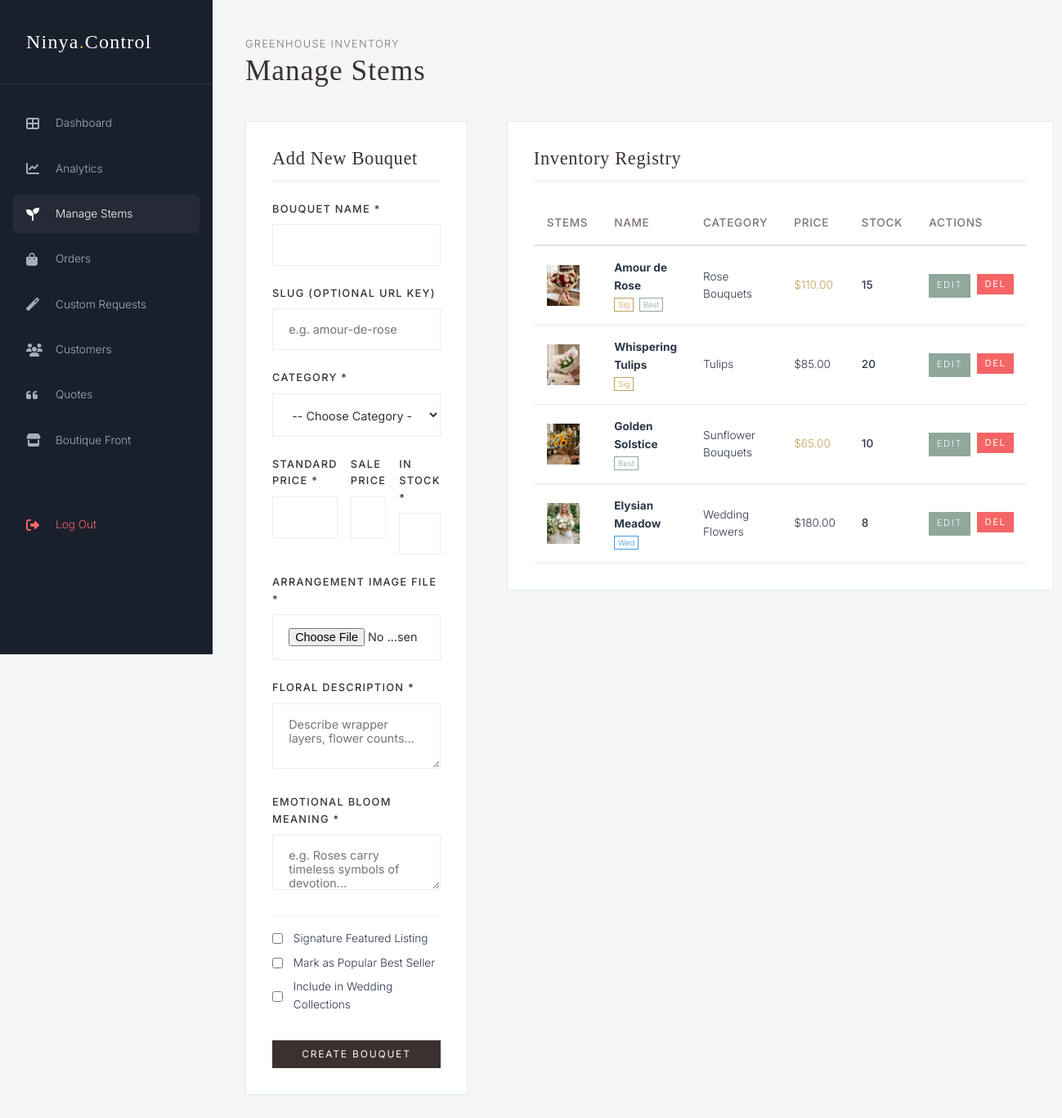
Page /admin/bouquets.php (signed in) on the committed database.
### tables this page shows
CREATE TABLE bouquets (
    id INT AUTO_INCREMENT PRIMARY KEY,
    category_id INT,
    name VARCHAR(150) NOT NULL,
    slug VARCHAR(150) NOT NULL UNIQUE,
    description TEXT NOT NULL,
    meaning TEXT NOT NULL,
    price DECIMAL(10, 2) NOT NULL,
    sale_price DECIMAL(10, 2) DEFAULT NULL,
    stock INT DEFAULT 0,
    image_url VARCHAR(255) NOT NULL,
    is_featured TINYINT(1) DEFAULT 0,
    is_best_seller TINYINT(1) DEFAULT 0,
    is_wedding TINYINT(1) DEFAULT 0,
    created_at TIMESTAMP DEFAULT CURRENT_TIMESTAMP,
    FOREIGN KEY (category_id) REFERENCES categories(id) ON DELETE SET NULL
);

CREATE TABLE categories (
    id INT AUTO_INCREMENT PRIMARY KEY,
    name VARCHAR(100) NOT NULL,
    slug VARCHAR(100) NOT NULL UNIQUE,
    description TEXT NULL,
    created_at TIMESTAMP DEFAULT CURRENT_TIMESTAMP
);

### includes/helpers.php (called while the page is built, shortened)
<?php
function e($val) {
    return htmlspecialchars($val ?? '', ENT_QUOTES, 'UTF-8');
}
function format_price($price) {
    return CURRENCY . number_format((float)$price, 2);
}

### admin/bouquets.php (the view, shortened to what this page needs)
<?php
require_once __DIR__ . '/../includes/helpers.php';
require_once __DIR__ . '/../includes/auth.php';
$bouquets = [];
try {
    $stmt = $pdo->query("SELECT b.*, c.name as category_name
                         FROM bouquets b
                         LEFT JOIN categories c ON b.category_id = c.id
                         ORDER BY b.created_at DESC");
    $bouquets = $stmt->fetchAll();
} catch (PDOException $e) {
    $bouquets = [];
}
$edit_bouquet = null;
?>
<!DOCTYPE html>
<html lang="en">
<head>
    <link rel="stylesheet" href="../assets/css/main.css">
    <link rel="stylesheet" href="../assets/css/admin.css">
</head>
<body class="admin-body">
    <div class="admin-layout">
        <aside class="admin-sidebar">
            <div class="admin-sidebar-header">
                Ninya<span>.</span>Control
            </div>
            <ul class="admin-menu">
                <li><a href="dashboard.php" class="admin-menu-link"><i class="fas fa-th-large"></i> <span>Dashboard</span></a></li>
                <li><a href="analytics.php" class="admin-menu-link"><i class="fas fa-chart-line"></i> <span>Analytics</span></a></li>
                <li><a href="bouquets.php" class="admin-menu-link active"><i class="fas fa-seedling"></i> <span>Manage Stems</span></a></li>
                <li><a href="orders.php" class="admin-menu-link"><i class="fas fa-shopping-bag"></i> <span>Orders</span></a></li>
                <li><a href="custom-requests.php" class="admin-menu-link"><i class="fas fa-magic"></i> <span>Custom Requests</span></a></li>
                <li><a href="customers.php" class="admin-menu-link"><i class="fas fa-users"></i> <span>Customers</span></a></li>
                <li><a href="testimonials.php" class="admin-menu-link"><i class="fas fa-quote-left"></i> <span>Quotes</span></a></li>
                <li><a href="../index.php" class="admin-menu-link"><i class="fas fa-store"></i> <span>Boutique Front</span></a></li>
                <li><a href="../logout.php" class="admin-menu-link" style="margin-top: 3rem; color: #f56565;"><i class="fas fa-sign-out-alt"></i> <span>Log Out</span></a></li>
            </ul>
        </aside>
        <main class="admin-content">
            <header class="admin-header">
                <div>
                    <span style="font-size: 0.8rem; text-transform: uppercase; letter-spacing: 0.1em; color: var(--text-muted);">Greenhouse inventory</span>
                    <h1 class="admin-title">Manage Stems</h1>
                </div>
            </header>
            <div style="display: grid; grid-template-columns: 1fr 1.8fr; gap: 3rem; align-items: start;">
                <div class="admin-card">
                    <h3 style="font-family: var(--font-serif); font-size: 1.4rem; color: var(--text-charcoal); border-bottom: 1px solid var(--admin-border); padding-bottom: 0.8rem; margin-bottom: 1.5rem;">
                        <?php echo $edit_bouquet ? 'Edit Arrangement' : 'Add New Bouquet'; ?>
                    </h3>
                    <form action="bouquets.php" method="POST" enctype="multipart/form-data">
                        <div class="form-group">
                            <label class="form-label" for="name">Bouquet Name *</label>
                            <input type="text" id="name" name="name" required value="<?php echo $edit_bouquet ? e($edit_bouquet['name']) : ''; ?>" class="form-control">
                        </div>
                        <div class="form-group">
                            <label class="form-label" for="slug">Slug (Optional URL key)</label>
                            <input type="text" id="slug" name="slug" placeholder="e.g. amour-de-rose" value="<?php echo $edit_bouquet ? e($edit_bouquet['slug']) : ''; ?>" class="form-control">
                        </div>
                        <div class="form-group">
                            <label class="form-label" for="category_id">Category *</label>
                            <select id="category_id" name="category_id" required class="form-control">
                                <option value="">-- Choose Category --</option>
                            </select>
                        </div>
                        <div class="grid-3" style="gap: 1rem;">
                            <div class="form-group">
                                <label class="form-label" for="price">Standard Price *</label>
                                <input type="number" step="0.01" id="price" name="price" required value="<?php echo $edit_bouquet ? $edit_bouquet['price'] : ''; ?>" class="form-control">
                            </div>
                            <div class="form-group">
                                <label class="form-label" for="sale_price">Sale Price</label>
                                <input type="number" step="0.01" id="sale_price" name="sale_price" value="<?php echo ($edit_bouquet && $edit_bouquet['sale_price'] !== null) ? $edit_bouquet['sale_price'] : ''; ?>" class="form-control">
                            </div>
                            <div class="form-group">
                                <label class="form-label" for="stock">In Stock *</label>
                                <input type="number" id="stock" name="stock" required value="<?php echo $edit_bouquet ? $edit_bouquet['stock'] : '10'; ?>" class="form-control">
                            </div>
                        </div>
                        <div class="form-group">
                            <label class="form-label" for="image">Arrangement Image File *</label>
                            <input type="file" id="image" name="image" class="form-control">
                        </div>
                        <div class="form-group">
                            <label class="form-label" for="description">Floral Description *</label>
                            <textarea id="description" name="description" required placeholder="Describe wrapper layers, flower counts..." class="form-control" style="min-height: 80px;"><?php echo $edit_bouquet ? e($edit_bouquet['description']) : ''; ?></textarea>
                        </div>
                        <div class="form-group">
                            <label class="form-label" for="meaning">Emotional Bloom Meaning *</label>
                            <textarea id="meaning" name="meaning" required placeholder="e.g. Roses carry timeless symbols of devotion..." class="form-control" style="min-height: 60px;"><?php echo $edit_bouquet ? e($edit_bouquet['meaning']) : ''; ?></textarea>
                        </div>
                        <div class="form-group" style="display: flex; flex-direction: column; gap: 0.5rem; margin-top: 1rem; border-top: 1px dashed var(--admin-border); padding-top: 1rem;">
                            <label style="display: flex; align-items: center; gap: 0.8rem; font-size: 0.85rem; cursor: pointer;">
                                <input type="checkbox" name="is_featured" value="1" <?php echo ($edit_bouquet && $edit_bouquet['is_featured']) ? 'checked' : ''; ?>>
                                <span>Signature Featured Listing</span>
                            </label>
                            <label style="display: flex; align-items: center; gap: 0.8rem; font-size: 0.85rem; cursor: pointer;">
                                <input type="checkbox" name="is_best_seller" value="1" <?php echo ($edit_bouquet && $edit_bouquet['is_best_seller']) ? 'checked' : ''; ?>>
                                <span>Mark as Popular Best Seller</span>
                            </label>
                            <label style="display: flex; align-items: center; gap: 0.8rem; font-size: 0.85rem; cursor: pointer;">
                                <input type="checkbox" name="is_wedding" value="1" <?php echo ($edit_bouquet && $edit_bouquet['is_wedding']) ? 'checked' : ''; ?>>
                                <span>Include in Wedding Collections</span>
                            </label>
                        </div>
                        <div style="display: flex; gap: 1rem; margin-top: 2rem;">
                            <button type="submit" class="btn btn-primary" style="flex: 1; font-size: 0.75rem; padding: 0.6rem 1rem;">
                                <?php echo $edit_bouquet ? 'Save Changes' : 'Create Bouquet'; ?>
                            </button>
                        </div>
                    </form>
                </div>
                <div class="admin-card">
                    <h3 style="font-family: var(--font-serif); font-size: 1.4rem; color: var(--text-charcoal); border-bottom: 1px solid var(--admin-border); padding-bottom: 0.8rem; margin-bottom: 1.5rem;">
                        Inventory Registry
                    </h3>
                    <div class="table-wrapper">
                        <table class="table-premium">
                            <thead>
                                <tr>
                                    <th>Stems</th>
                                    <th>Name</th>
                                    <th>Category</th>
                                    <th>Price</th>
                                    <th>Stock</th>
                                    <th>Actions</th>
                                </tr>
                            </thead>
                            <tbody>
                                <?php if (!empty($bouquets)): ?>
                                    <?php foreach ($bouquets as $bq): ?>
                                        <tr>
                                            <td style="width: 50px;">
                                                <div style="width: 40px; height: 50px; overflow: hidden; background-color: var(--champagne);">
                                                    <img src="../<?php echo e($bq['image_url']); ?>" alt="" style="width: 100%; height: 100%; object-fit: cover;">
                                                </div>
                                            </td>
                                            <td>
                                                <strong><?php echo e($bq['name']); ?></strong>
                                                <div style="display: flex; gap: 0.4rem; margin-top: 0.2rem;">
                                                    <?php if ($bq['is_featured']): ?><span style="font-size: 0.6rem; color: var(--gold); border: 1px solid var(--gold); padding: 0 0.25rem;">Sig</span><?php endif; ?>
                                                    <?php if ($bq['is_best_seller']): ?><span style="font-size: 0.6rem; color: var(--sage-green); border: 1px solid var(--sage-green); padding: 0 0.25rem;">Best</span><?php endif; ?>
                                                    <?php if ($bq['is_wedding']): ?><span style="font-size: 0.6rem; color: #4299e1; border: 1px solid #4299e1; padding: 0 0.25rem;">Wed</span><?php endif; ?>
                                                </div>
                                            </td>
                                            <td><?php echo e($bq['category_name'] ?? 'Bespoke'); ?></td>
                                            <td>
                                                <?php if ($bq['sale_price'] !== null): ?>
                                                    <span style="color: var(--gold);"><?php echo format_price($bq['sale_price']); ?></span>
                                                <?php else: ?>
                                                    <span><?php echo format_price($bq['price']); ?></span>
                                                <?php endif; ?>
                                            </td>
                                            <td>
                                                <span style="font-weight: 500; color: <?php echo $bq['stock'] < 5 ? '#f56565' : 'inherit'; ?>;">
                                                    <?php echo $bq['stock']; ?>
                                                </span>
                                            </td>
                                            <td>
                                                <div style="display: flex; gap: 0.5rem;">
                                                    <a href="bouquets.php?edit=<?php echo $bq['id']; ?>" class="btn" style="padding: 0.35rem 0.6rem; font-size: 0.7rem; background-color: var(--sage-green); color: var(--bg-white);">
                                                        Edit
                                                    </a>
                                                    <form action="bouquets.php" method="POST" onsubmit="return confirm('Are you sure you want to delete this bouquet from the greenhouse catalogue?');">
                                                        <button type="submit" class="btn" style="padding: 0.35rem 0.6rem; font-size: 0.7rem; background-color: #f56565; color: var(--bg-white);">
                                                            Del
                                                        </button>
                                                    </form>
                                                </div>
                                            </td>
                                        </tr>
                                    <?php endforeach; ?>
                                <?php endif; ?>
                            </tbody>
                        </table>
                    </div>
                </div>
            </div>
        </main>
    </div>
    <link rel="stylesheet" href="https://cdnjs.cloudflare.com/ajax/libs/font-awesome/6.4.0/css/all.min.css">
</body>
</html>

### rows in the picture
bouquets: image_url (picture), name "Amour de Rose", is_featured "Sig", is_best_seller "Best", category.name "Rose Bouquets", sale_price "$110.00", stock "15"
bouquets: image_url (picture), name "Whispering Tulips", is_featured "Sig", category.name "Tulips", price "$85.00", stock "20"
bouquets: image_url (picture), name "Golden Solstice", is_best_seller "Best", category.name "Sunflower Bouquets", sale_price "$65.00", stock "10"
bouquets: image_url (picture), name "Elysian Meadow", is_wedding "Wed", category.name "Wedding Flowers", price "$180.00", stock "8"
